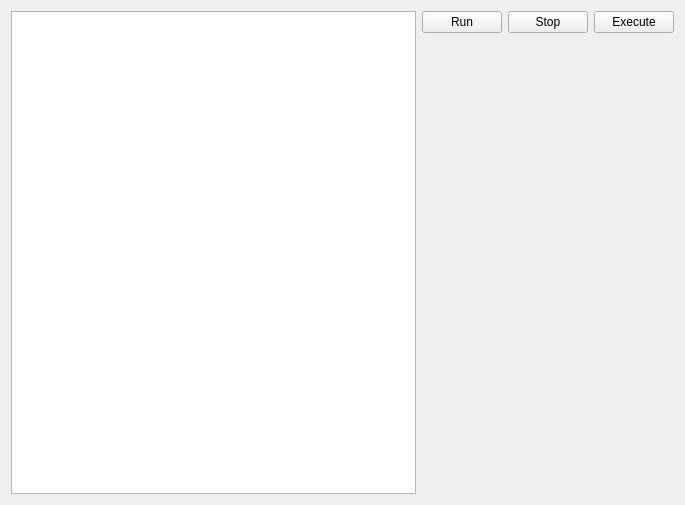
<?xml version="1.0" encoding="UTF-8"?>
<ui version="4.0">
 <class>MainForm</class>
 <widget class="QWidget" name="MainForm">
  <property name="geometry">
   <rect>
    <x>0</x>
    <y>0</y>
    <width>685</width>
    <height>505</height>
   </rect>
  </property>
  <property name="windowTitle">
   <string>Shakespear</string>
  </property>
  <layout class="QVBoxLayout" name="verticalLayout_2">
   <item>
    <layout class="QHBoxLayout" name="mainLayout">
     <item>
      <widget class="QPlainTextEdit" name="scriptEditor"/>
     </item>
     <item>
      <layout class="QVBoxLayout" name="verticalLayout">
       <item>
        <layout class="QHBoxLayout" name="horizontalLayout">
         <item>
          <widget class="QPushButton" name="run">
           <property name="text">
            <string>Run</string>
           </property>
          </widget>
         </item>
         <item>
          <widget class="QPushButton" name="stop">
           <property name="text">
            <string>Stop</string>
           </property>
          </widget>
         </item>
         <item>
          <widget class="QPushButton" name="execute">
           <property name="text">
            <string>Execute</string>
           </property>
          </widget>
         </item>
        </layout>
       </item>
       <item>
        <spacer name="verticalSpacer">
         <property name="orientation">
          <enum>Qt::Vertical</enum>
         </property>
         <property name="sizeHint" stdset="0">
          <size>
           <width>20</width>
           <height>40</height>
          </size>
         </property>
        </spacer>
       </item>
      </layout>
     </item>
    </layout>
   </item>
  </layout>
 </widget>
 <resources/>
 <connections/>
</ui>
